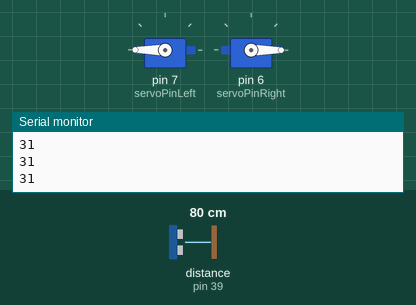
A sketch run on a simulated Arduino Mega 2560, built with avr-gcc and run on an emulated ATmega2560. Shown: 2 × servo, the last lines printed to the serial monitor. Wiring (inferred from the names in the program): ultrasonic range finder: trigger pin 41; echo pin 39. The test bench sets the inputs (shaded band); at power-on: distance to the obstacle (sensor on pin 39) 80 cm. The echo pulse lasts 58.3 µs per cm.

Above: at 1.2 s.
1.3 s: distance to the obstacle (sensor on pin 39) set to 14 cm
2.8 s: distance to the obstacle (sensor on pin 39) set to 11 cm
At 4.7 s:
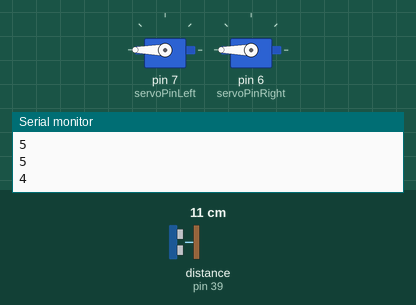
5.8 s: distance to the obstacle (sensor on pin 39) set to 18 cm
At 8.3 s:
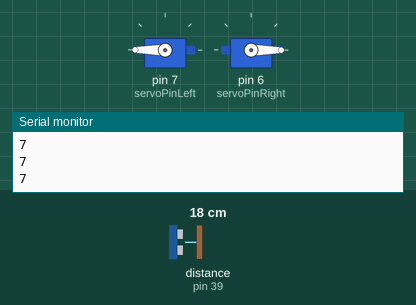
8.8 s: distance to the obstacle (sensor on pin 39) set to 2 cm
At 9.2 s:
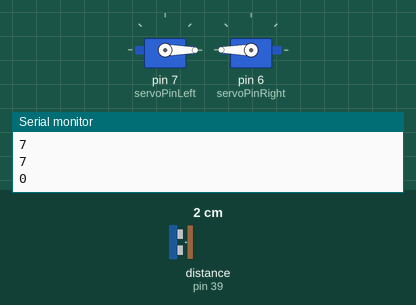
Timing chart, 0 to 12.8 s (numbered marks = the images above; inputs shaded):
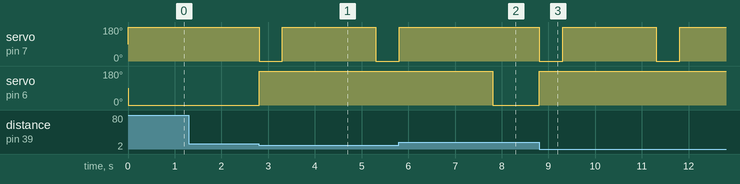

The sketch:

crucar_MEGA.ino
```cpp
#include <Servo.h>

// PINS
const int echoPin = 39;
const int triggerPin = 41;
const int servoPinRight = 6;
const int servoPinLeft = 7;


Servo leftServo;
Servo rightServo;

void setup() {
  Serial.begin(9600);
  pinMode(echoPin, INPUT);
  pinMode(triggerPin, OUTPUT);
  leftServo.attach(servoPinLeft);
  rightServo.attach(servoPinRight);
}

void loop() {

  // check ultrasonic sensor
  digitalWrite(triggerPin, LOW);
  delayMicroseconds(2);
  digitalWrite(triggerPin, HIGH);
  delayMicroseconds(5);
  digitalWrite(triggerPin, LOW);
  long duration = pulseIn(echoPin, HIGH);
  long inches = duration/74 /2;

  Serial.println(inches);

  // if inches < 5, turn around
  if (inches < 5) {
    goBackwards();
    delay(500);
    turnRight();
    delay(2000);
  }
  else {
    goForwards();
  }

}


// TODO: edit numbers below in write functions
void goForwards() {
  leftServo.write(180);
  rightServo.write(0);
}

void goBackwards() {
  leftServo.write(0);
  rightServo.write(180);
}

void turnRight() {
  leftServo.write(180);
  rightServo.write(180);
}

void stop() {
  leftServo.write(90);
  rightServo.write(90);
}
```

Measured:
- the behaviour switches between 13 and 12 cm on distance to the obstacle (sensor on pin 39) (found by bisection; images 0 and 1)
- after the input at 2.8 s, servo on pin 7 (servoPinLeft): 180° → 0° at once, → 180° 0.50 s later, → 0° 2.0 s later; servo on pin 6 (servoPinRight): 0° → 180° at once
- after the input at 5.8 s, servo on pin 7 (servoPinLeft): goes on until 5.8 s, then stays 180°; servo on pin 6 (servoPinRight): 180° → 0° after 2.0 s
- after the input at 8.8 s, servo on pin 7 (servoPinLeft): alternates 180° for 2.0 s and 0° for 0.50 s, starting at once; servo on pin 6 (servoPinRight): 0° → 180° at once
